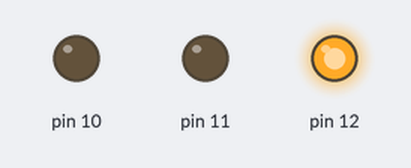
Bench run of a sketch on a simulated Arduino Uno, built with avr-gcc and run on an emulated ATmega328P. On the bench: output pins drawn as LEDs (lit = HIGH).

Above: at 0.5 s.
At 2.5 s:
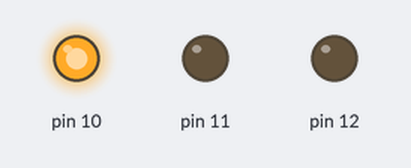
At 3.5 s:
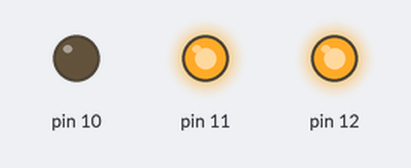
At 4.5 s:
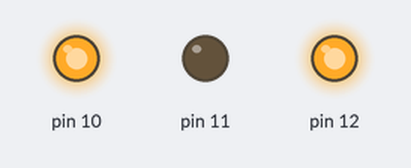
At 6.5 s:
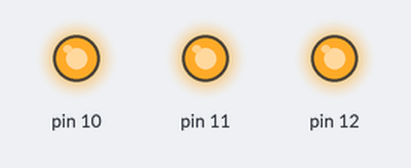
At 9.5 s:
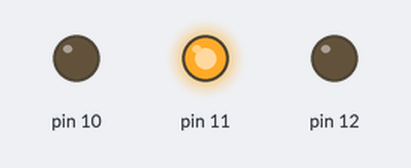
Timing chart, 0 to 10.4 s (numbered marks = the images above):
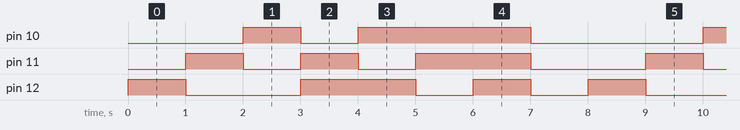

Measured:
- by itself, pin 10: repeats every 8.0 s: LOW 1.0 s, HIGH 3.0 s, LOW 3.0 s, HIGH 1.0 s
- by itself, pin 11: repeats every 8.0 s: LOW 1.0 s, HIGH 1.0 s, LOW 1.0 s, HIGH 2.0 s, LOW 2.0 s, HIGH 1.0 s
- by itself, pin 12: repeats every 8.0 s: LOW 2.0 s, HIGH 2.0 s, 2 × (LOW 1.0 s, HIGH 1.0 s)

The sketch:

LEDCube.ino
```cpp
PROGMEM const int SleepTime = 1000;

enum COLOR
{
  red = 0,
  green = 1,
  blue = 2,
  yellow = 3,
  purple = 4,
  cyan = 5,
  white = 6,
  black = 7,
};

static void Light(int R, int G, int B)
{
  digitalWrite(12, R);
  digitalWrite(11, G);
  digitalWrite(10, B);
};

void LedTo(COLOR col)
{
  switch(col)
  {
    case(COLOR::red):
      Light(HIGH,LOW,LOW);
    break;

    case(COLOR::green):
      Light(LOW,HIGH,LOW);
    break;

    case(COLOR::yellow):
      Light(HIGH,HIGH,LOW);
    break;

    case(COLOR::blue):
      Light(LOW,LOW,HIGH);
    break;

    case(COLOR::purple):
      Light(HIGH,LOW,HIGH);
    break;

    case(COLOR::cyan):
      Light(LOW,HIGH,HIGH);
    break;

    case(COLOR::white):
      Light(HIGH,HIGH,HIGH);
    break;

    case(COLOR::black):
      Light(LOW,LOW,LOW);
    break;
  }
}

void setup()
{
  pinMode(12, OUTPUT);
  pinMode(11, OUTPUT);
  pinMode(10, OUTPUT);
}

int output;
void loop() {
  LedTo(output);
  output++;
  if(output > 7)
  output = 0;
  delay(SleepTime);
}
```
